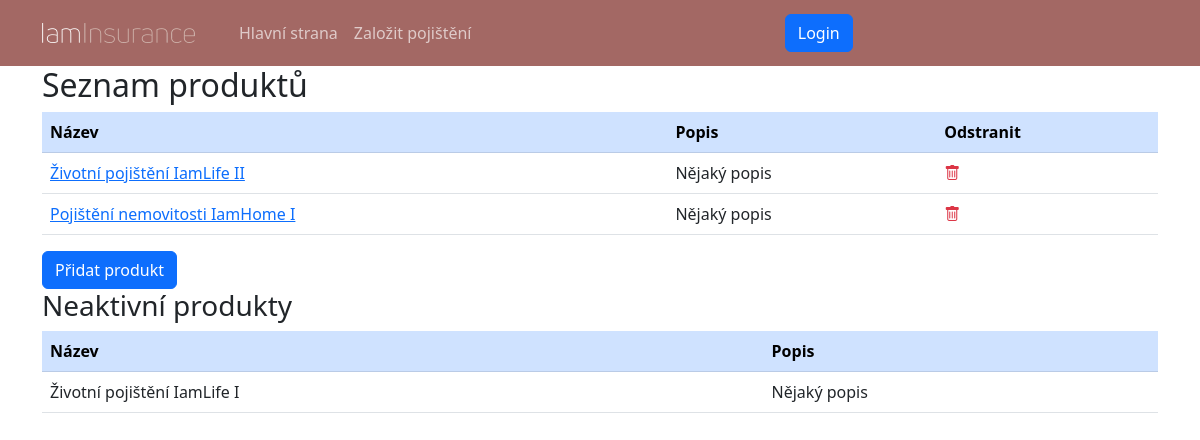
/sprava/produkty/, run on an earlier commit of the app's database.
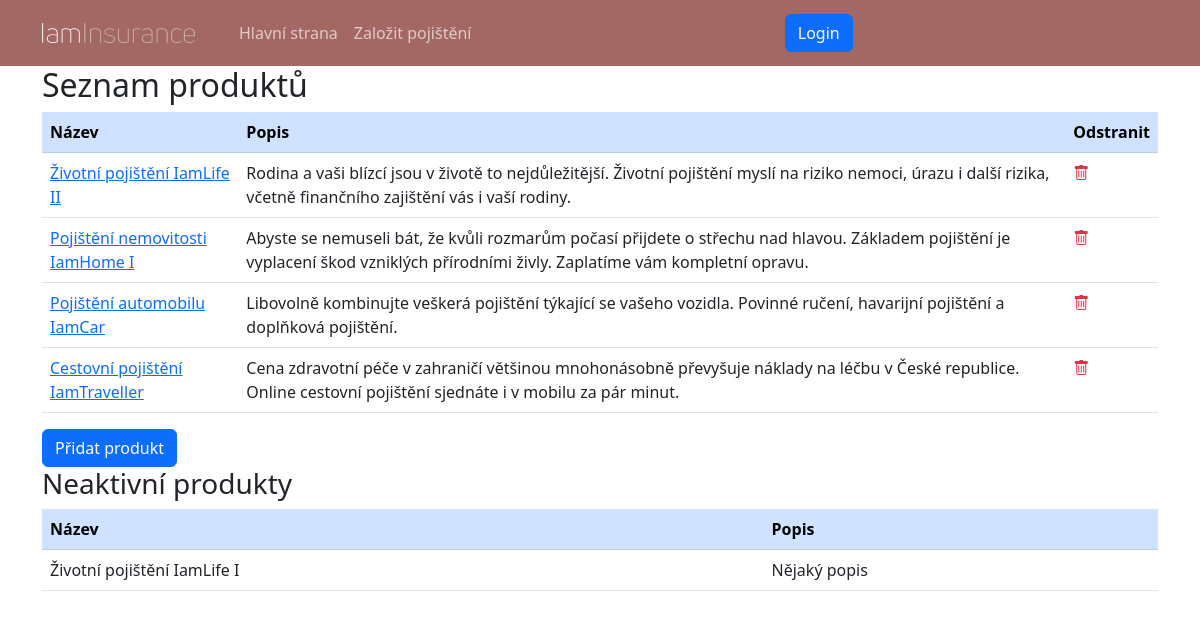
And on a later commit of the database.
### insurance_app/models.py (models this page shows, shortened)
class Product(models.Model):
    name = models.CharField(max_length=64, unique=True)
    description = models.TextField(default="")
    active = models.BooleanField(default=True)
    image = models.ImageField(upload_to='images/')

### administration/views.py (the view)
# urls.py: path('produkty/', views.ProductsListView.as_view(), name='products-list'),
class ProductsListView(generic.ListView):
    model = models.Product
    template_name = template.PRODUCTS_LIST
    title = 'Seznam produktů'
    def get_context_data(self, *, object_list=None, **kwargs):
        context = super().get_context_data(object_list=object_list, **kwargs)
        queryset = object_list if object_list else self.object_list
        active = queryset.filter(active=True)
        inactive = queryset.filter(active=False)
        context['active'] = active
        context['inactive'] = inactive
        context['title'] = self.title
        return context

### insurance_app/templates/insurance_app/products_list.html
{% extends 'main.html' %}
{% block content %}
<table class="table table-hover">
    <thead class="table-primary">
        <tr>
            <th>Název</th>
            <th>Popis</th>
            <th>Odstranit</th>
        </tr>
    </thead>
    <tbody>
    {% if active.0 %}
    {% for obj in active %}
        <tr>
            <td><a href="{% url 'product-update' pk=obj.pk %}">{{ obj.name }}</a></td>
            <td>{{ obj.description }}</td>
            <td><a href="{% url 'product-delete' pk=obj.pk %}"><i class="bi bi-trash link-danger"></i></a></td>
        </tr>
    {% endfor %}
    {% else %}
        <tr><td colspan="4">Žádný produkt nenalezen</td></tr>
    {% endif %}
    </tbody>
</table>
<a class="btn btn-primary" href="{% url 'product-create' %}">Přidat produkt</a>
{% if inactive.0 %}
<h3>Neaktivní produkty</h3>
<table class="table table-hover">
    <thead class="table-primary">
        <tr>
            <th>Název</th>
            <th>Popis</th>
        </tr>
    </thead>
    <tbody>
        {% for obj in inactive %}<tr>
            <td>{{ obj.name }}</td>
            <td>{{ obj.description }}</td>
        </tr>{% endfor %}
    </tbody>
</table>
{% endif %}
{% endblock %}

### insurance_app/templates/main.html (shortened to what this page needs)
<!DOCTYPE html>
<html lang="cs" >
<head>
    {% load static %}
    <link rel="stylesheet" href="{% static 'css/style.css' %}" type="text/css" />
    <link rel="stylesheet" href="{% static 'css/bootstrap.min.css' %}" type = "text/css" />
    <link rel="stylesheet" href="https://cdn.jsdelivr.net/npm/bootstrap-icons@1.5.0/font/bootstrap-icons.css" />
</head>
<body>
    <header>
        <nav class="navbar navbar-expand-lg bg-body-tertiary">
            <div class="container center">
                <a class="navbar-brand" href="{% url 'home' %}">
                    <img src="{% static 'images/iaminsurance-logo.webp' %}" class="img-brand" alt="iaminsurance">
                </a>
                <div class="collapse navbar-collapse" id="navbarSupportedContent">
                    <ul class="navbar-nav me-auto mb-2 mb-lg-0">
                        <li class="nav-item">
                            <a class="nav-link" aria-current="page" href="{% url 'home' %}">Hlavní strana</a>
                        </li>
                        <li class="nav-item">
                            <a class="nav-link" href="{% if user.is_authenticated %}{% url 'register-contract' %}{% else %}{% url 'register' %}{% endif %}">Založit pojištění</a>
                        </li>
                    </ul>
                    <ul class="navbar-nav me-auto mb-2 mb-lg-0">
                        {% if not user.is_authenticated %}
                        <li class="nav-item"><a class="btn btn-primary" href="{% url 'login' %}">Login</a></li>
                        {% else %}
                        <li class="nav-item"><span class="h-100 text-center text-secondary">Přihlášený uživatel: {{ user }}</span></li>
                        <li class="nav-item"><a class="nav-link btn btn-primary" href="{% url 'logout' %}">Odhlásit</a></li>
                        {% endif %}
                    </ul>
                </div>
            </div>
        </nav>
    </header>
    <article class="container">
        {% if title %}
        <h2>{{ title }}</h2>
        {% endif %}
    {% block content %}
    {% endblock %}
    </article>
</body>
</html>

### insurance_app/static/css/style.css (style rules this page uses)
body { background: #fffffe; }
.img-brand { height: 40px; padding: 10px 20px 10px 0; }

What changed in the data, as far as the page shows it:
changed Product "Životní pojištění IamLife II": description "Nějaký popis" → "Rodina a vaši blízcí jsou v životě to nejdůležitější. Životní pojištění myslí na riziko nemoci, úrazu i další rizika, včetně finančního zajištění vás i vaší rodiny."
changed Product "Pojištění nemovitosti IamHome I": description "Nějaký popis" → "Abyste se nemuseli bát, že kvůli rozmarům počasí přijdete o střechu nad hlavou. Základem pojištění je vyplacení škod vzniklých přírodními živly. Zaplatíme vám kompletní opravu."
added Product: name "Pojištění automobilu IamCar", description "Libovolně kombinujte veškerá pojištění týkající se vašeho vozidla. Povinné ručení, havarijní pojištění a doplňková pojištění.", shown under "Seznam produktů"
added Product: name "Cestovní pojištění IamTraveller", description "Cena zdravotní péče v zahraničí většinou mnohonásobně převyšuje náklady na léčbu v České republice. Online cestovní pojištění sjednáte i v mobilu za pár minut.", shown under "Seznam produktů"
